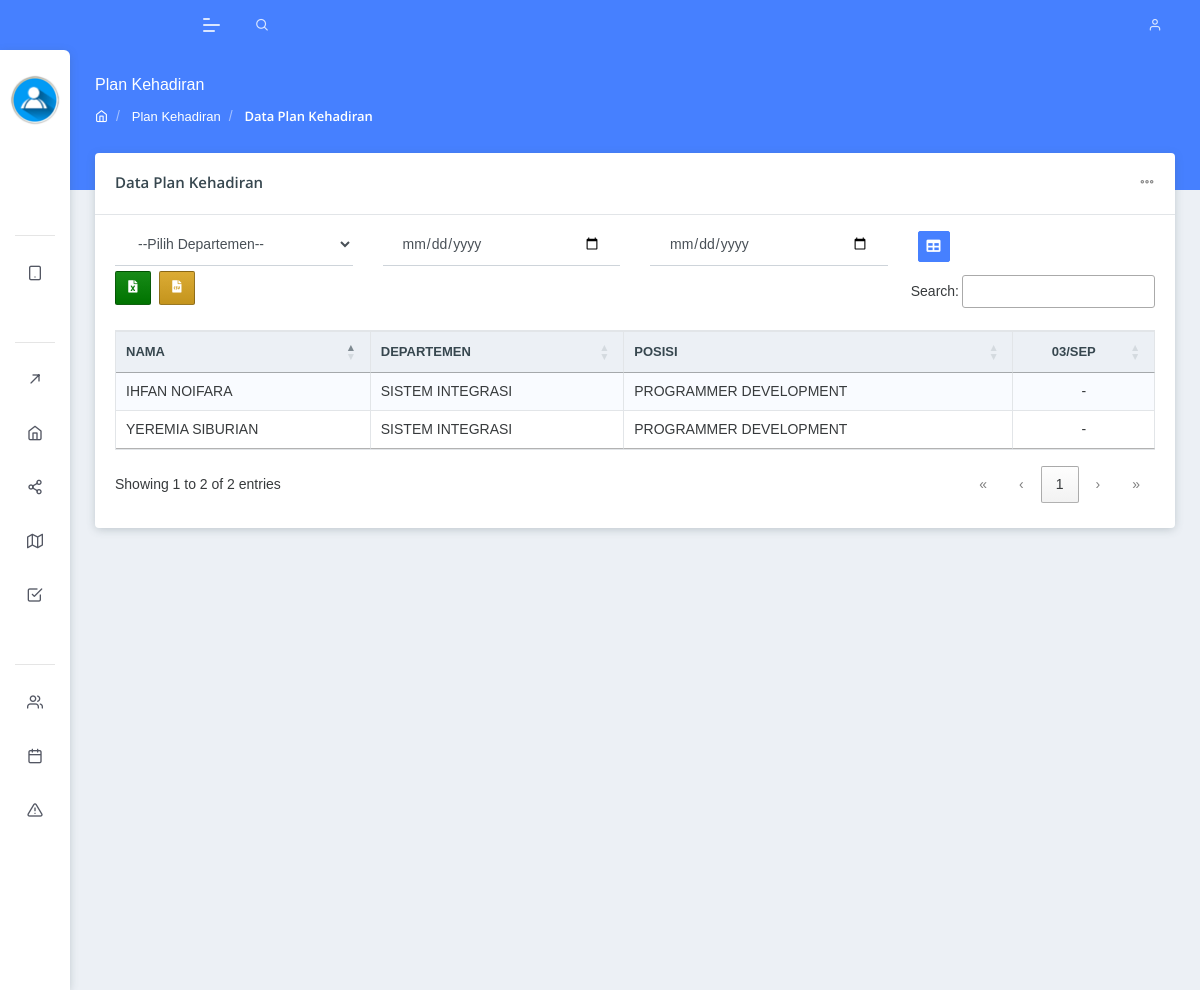
Before: /index.php/jadwal/plan with the older database file.
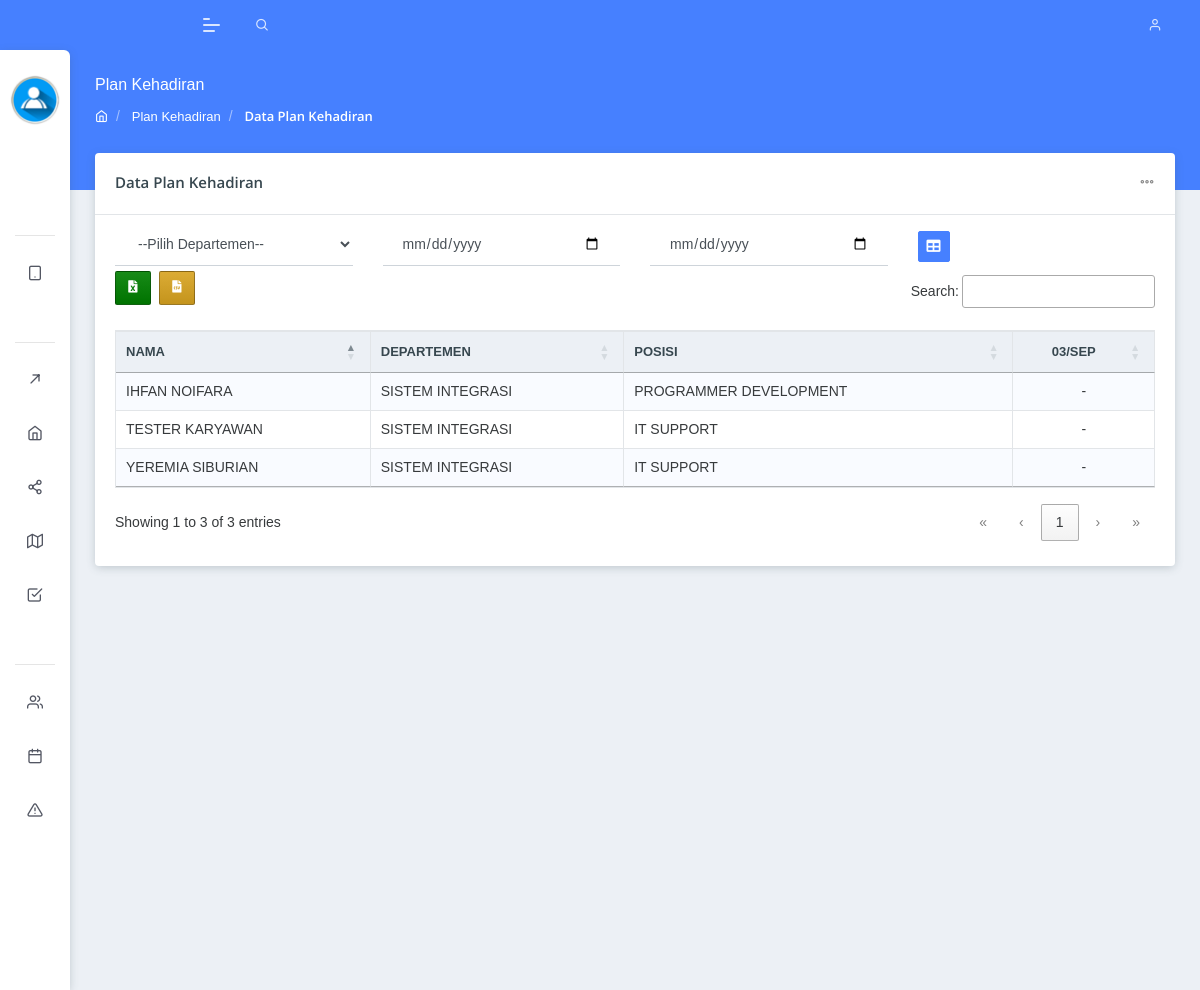
After: the same page with the newer database file.
### tables this page shows
CREATE TABLE `tb_karyawan` (
  `id_kary` int(11) NOT NULL AUTO_INCREMENT,
  `id_personal` int(11) NOT NULL DEFAULT 0,
  `id_perkerjaan` int(11) NOT NULL DEFAULT 0,
  `no_acr` bigint(20) NOT NULL DEFAULT 0,
  `no_nik` varchar(50) NOT NULL,
  `doh` date NOT NULL DEFAULT '1970-01-01',
  `tgl_aktif` date NOT NULL DEFAULT '1970-01-01',
  `id_depart` int(11) NOT NULL DEFAULT 0,
  `id_section` int(11) NOT NULL DEFAULT 0,
  `id_posisi` int(11) NOT NULL DEFAULT 0,
  `id_grade` int(11) NOT NULL DEFAULT 0,
  `id_level` int(11) NOT NULL DEFAULT 0,
  `id_lokker` int(11) NOT NULL DEFAULT 0,
  `id_lokterima` int(11) NOT NULL,
  `id_poh` int(11) NOT NULL,
  `id_roster` int(11) NOT NULL,
  `id_klasifikasi` int(11) NOT NULL DEFAULT 0,
  `paybase` varchar(15) NOT NULL DEFAULT '',
  `statpajak` char(3) NOT NULL DEFAULT '',
  `id_tipe` int(11) NOT NULL DEFAULT 0,
  `id_stat_tinggal` int(11) DEFAULT NULL,
  `email_kantor` varchar(200) NOT NULL DEFAULT '',
  `tgl_permanen` date NOT NULL DEFAULT '1970-01-01',
  `id_stat_perjanjian` int(11) NOT NULL,
  `tgl_nonaktif` date NOT NULL DEFAULT '1970-01-01',
  `alasan_nonaktif` varchar(2000) NOT NULL DEFAULT '',
  `url_foto` varchar(2000) DEFAULT NULL,
  `tgl_buat` datetime NOT NULL DEFAULT '1970-01-01 00:00:00',
  `tgl_edit` datetime NOT NULL DEFAULT '1970-01-01 00:00:00',
  `id_user` int(11) NOT NULL,
  `id_m_perusahaan` int(11) NOT NULL,
  PRIMARY KEY (`id_kary`)
);

CREATE TABLE `tb_personal` (
  `id_personal` int(11) NOT NULL AUTO_INCREMENT,
  `no_ktp` varchar(50) NOT NULL,
  `no_kk` varchar(50) NOT NULL,
  `nama_lengkap` varchar(200) NOT NULL,
  `nama_alias` varchar(200) NOT NULL,
  `jk` varchar(15) NOT NULL DEFAULT '',
  `tmp_lahir` varchar(100) NOT NULL DEFAULT '',
  `tgl_lahir` date NOT NULL DEFAULT '1970-01-01',
  `id_stat_nikah` int(11) NOT NULL DEFAULT 0,
  `id_agama` int(11) NOT NULL DEFAULT 0,
  `warga_negara` char(5) NOT NULL DEFAULT '',
  `email_pribadi` varchar(100) NOT NULL DEFAULT '',
  `hp_1` varchar(15) NOT NULL DEFAULT '',
  `hp_2` varchar(15) NOT NULL DEFAULT '',
  `nama_ibu` varchar(100) NOT NULL,
  `stat_ibu` char(1) NOT NULL DEFAULT 'H',
  `nama_ayah` varchar(100) NOT NULL,
  `stat_ayah` char(1) NOT NULL DEFAULT 'H',
  `no_bpjstk` varchar(25) NOT NULL,
  `no_bpjskes` varchar(25) NOT NULL,
  `no_bpjspensiun` varchar(25) NOT NULL,
  `no_equity` varchar(25) NOT NULL,
  `no_npwp` varchar(25) NOT NULL,
  `id_pendidikan` int(11) NOT NULL DEFAULT 0,
  `nama_sekolah` varchar(200) NOT NULL,
  `fakultas` varchar(200) NOT NULL,
  `jurusan` varchar(200) NOT NULL,
  `url_pendukung` varchar(200) NOT NULL,
  `tgl_buat` datetime NOT NULL,
  `tgl_edit` datetime NOT NULL,
  `id_user` int(11) NOT NULL DEFAULT 0,
  PRIMARY KEY (`id_personal`)
);

CREATE TABLE `tb_depart` (
  `id_depart` int(11) NOT NULL AUTO_INCREMENT,
  `kd_depart` char(8) NOT NULL DEFAULT '',
  `depart` varchar(100) NOT NULL,
  `ket_depart` varchar(300) NOT NULL,
  `stat_depart` char(1) NOT NULL DEFAULT 'T',
  `tgl_buat` datetime NOT NULL DEFAULT '1970-01-01 00:00:00',
  `tgl_edit` datetime NOT NULL DEFAULT '1970-01-01 00:00:00',
  `id_user` int(11) NOT NULL DEFAULT 0,
  `id_perusahaan` int(11) NOT NULL DEFAULT 0,
  PRIMARY KEY (`id_depart`),
  KEY `FK_tb_depart_tb_perusahaan` (`id_perusahaan`),
  CONSTRAINT `FK_tb_depart_tb_perusahaan` FOREIGN KEY (`id_perusahaan`) REFERENCES `tb_perusahaan` (`id_perusahaan`) ON DELETE CASCADE ON UPDATE CASCADE
);

CREATE TABLE `tb_posisi` (
  `id_posisi` int(11) NOT NULL AUTO_INCREMENT,
  `posisi` varchar(150) NOT NULL,
  `id_depart` char(5) NOT NULL DEFAULT '',
  `ket_posisi` varchar(1000) NOT NULL,
  `stat_posisi` char(1) NOT NULL DEFAULT '',
  `tgl_buat` datetime NOT NULL DEFAULT '1970-01-01 00:00:00',
  `tgl_edit` datetime NOT NULL DEFAULT '1970-01-01 00:00:00',
  `id_user` int(11) NOT NULL DEFAULT 0,
  `id_perusahaan` int(11) NOT NULL DEFAULT 0,
  PRIMARY KEY (`id_posisi`)
);

### application/controllers/Jadwal.php (called while the page is built, shortened)
<?php
class Jadwal extends MY_Controller
{
    public function __construct()
    {
        $this->load->model('M_Jadwal');
    }
    function plan()
    {
        $id_depart = $this->input->post('depart');
        $start = $this->input->post('start');
        $end = $this->input->post('end');
        if (!isset($start) && !isset($end)) {
            $id_depart = 4;
            $start = date('Y-m-d');
            $end = date('Y-m-d');
        } else {
            $data['dpt'] = $this->M_Jadwal->get_departid($id_depart)->row();
            $data['start'] = $start;
            $data['end'] = $end;
        }
        $this->load->view('components/header');
        $dataSidebar['nama_per'] = "PT UNGGUL";
        $this->load->view('components/sidebar', $dataSidebar);
        $dataNavbar['nama'] = "PT UNGGUL";
        $this->load->view('components/navbar', $dataNavbar);
        $data['depart'] = $this->M_Jadwal->get_departemenall()->result();
        $kary = $this->M_Jadwal->get_kary_depart($id_depart)->result();
        $data['jadwal'] = $this->M_Jadwal->get_jadwalkarytest($start, $end)->result();
        $data['jadwalgroup'] = $this->M_Jadwal->get_jadwalkarygroup($start, $end)->result();
        foreach ($kary as $a) {
            $dt = [];
            $dt['nama'] = $a->nama_lengkap;
            $dt['depart'] = $a->depart;
            $dt['posisi'] = $a->posisi;
            $ar[] = $dt;
        }
        $data['data'] = $ar;
        $data['start'] = $start;
        $data['end'] = $end;
        $this->load->view('jadwal/plan', $data);
        $this->load->view('components/modal/golongan');
        $this->load->view('components/js');
        $this->load->view('components/page_js/golongan/view');
        $this->load->view('components/footer');
    }
}

### index.php (called while the page is built, shortened)
<?php
require_once BASEPATH . 'core/CodeIgniter.php';

### application/models/M_Jadwal.php (called while the page is built, shortened)
<?php
class M_Jadwal extends CI_Model
{
    function get_departemenall()
    {
        return $this->db->get('tb_depart');
    }
    function get_kary_depart($id_depart)
    {
        $this->db->from('tb_karyawan as a');
        $this->db->join('tb_depart as b', 'b.id_depart=a.id_depart');
        $this->db->join('tb_personal as c', 'c.id_personal=a.id_personal');
        $this->db->join('tb_posisi as d', 'd.id_posisi=a.id_posisi');
        $this->db->where('b.id_depart', $id_depart);
        return $this->db->get();
    }
    function get_jadwalkary($nik, $start, $end)
    {
        $this->db->where('nik', $nik);
        $this->db->where('date >=', $start);
        $this->db->where('date <=', $end);
        return $this->db->get('tb_jadwal');
    }
    function get_jadwalkarytest($start, $end)
    {
        $this->db->where('date >=', $start);
        $this->db->where('date <=', $end);
        return $this->db->get('tb_jadwal');
    }
    function get_jadwalkarygroup($start, $end)
    {
        $q = "select * from tb_jadwal as a
        where date between '$start' and '$end'
        group by nik";
        return $this->db->query($q);
    }
}

### application/views/jadwal/plan.php (the view, shortened to what the changed rows need)
<div class="pcoded-main-container">
    <div class="pcoded-content">
        <div class="row">
            <div class="col-xl-12 col-md-12">
                <div class="card latest-update-card">
                    <div class="card-body">
                        <div class="row">
                            <div class="col-lg-12">
                                <div class="table-responsive">
                                    <table id="example" class="table table-striped table-bordered table-hover text-black" style="width:100%;font-family:'Lucida Sans', 'Lucida Sans Regular', 'Lucida Grande', 'Lucida Sans Unicode', Geneva, Verdana, sans-serif;">
                                        <thead>
                                            <?php
                                            $start = new DateTime($start);
                                            $end = new DateTime($end);
                                            $currentDate = clone $start;
                                            ?>
                                            <tr class="font-weight-boldtext-white">
                                                <th>Nama</th>
                                                <th>Departemen</th>
                                                <th>Posisi</th>
                                                <?php while ($currentDate <= $end) { ?>
                                                    <?php $currentDateValue = $currentDate->format('d/M'); ?>
                                                    <th class="text-center"><?= $currentDateValue; ?></th>
                                                    <?php
                                                    $currentDate->modify('+1 day');
                                                    ?>
                                                <?php } ?>
                                            </tr>
                                        </thead>
                                        <tbody>
                                            <?php foreach ($data as $a) { ?>
                                                <tr>
                                                    <td><?= $a['nama'] ?></td>
                                                    <td><?= $a['depart'] ?></td>
                                                    <td><?= $a['posisi'] ?></td>
                                                    <?php
                                                    $current = clone $start;
                                                    ?>
                                                    <?php
                                                    while ($current <= $end) { ?>
                                                        <?php $currentDateValue = $current->format('Y-m-d'); ?>
                                                        <?php if (isset($a[$currentDateValue]) && $a[$currentDateValue] == 'D') { ?>
                                                            <td class="text-center"><button title="Day shift" class="btn btn-sm btn-warning"><i class="fas fa-sun"></i></button></td>
                                                        <?php } elseif (isset($a[$currentDateValue]) && $a[$currentDateValue] == 'N') { ?>
                                                            <td class="text-center"><button title="Night shift" class="btn btn-sm btn-primary"><i class="fas fa-moon"></i></button></td>
                                                        <?php } elseif (isset($a[$currentDateValue]) && $a[$currentDateValue] == 'OFF') { ?>
                                                            <td class="text-center">OFF</td>
                                                        <?php } elseif (isset($a[$currentDateValue])) { ?>
                                                            <td class="text-center"><?= $a[$currentDateValue] ?></td>
                                                        <?php } else { ?>
                                                            <td class="text-center">-</td>
                                                        <?php } ?>
                                                        <?php $current->modify('+1 day');
                                                        ?>
                                                    <?php } ?>
                                                </tr>
                                            <?php } ?>
                                        </tbody>
                                    </table>
                                </div>
                            </div>
                        </div>
                    </div>
                </div>
            </div>
        </div>
    </div>
</div>

Changed rows visible on the page:
changed tb_karyawan "YEREMIA SIBURIAN": id_posisi.posisi "PROGRAMMER DEVELOPMENT" → "IT SUPPORT"
added tb_karyawan: id_personal.nama_lengkap "TESTER KARYAWAN", id_depart.depart "SISTEM INTEGRASI", id_posisi.posisi "IT SUPPORT"
Other visible differences:
text written by a page script: "Search: Showing 1 to 2 of 2 entries « ‹ 1 › »" → "Search: Showing 1 to 3 of 3 entries « ‹ 1 › »"
